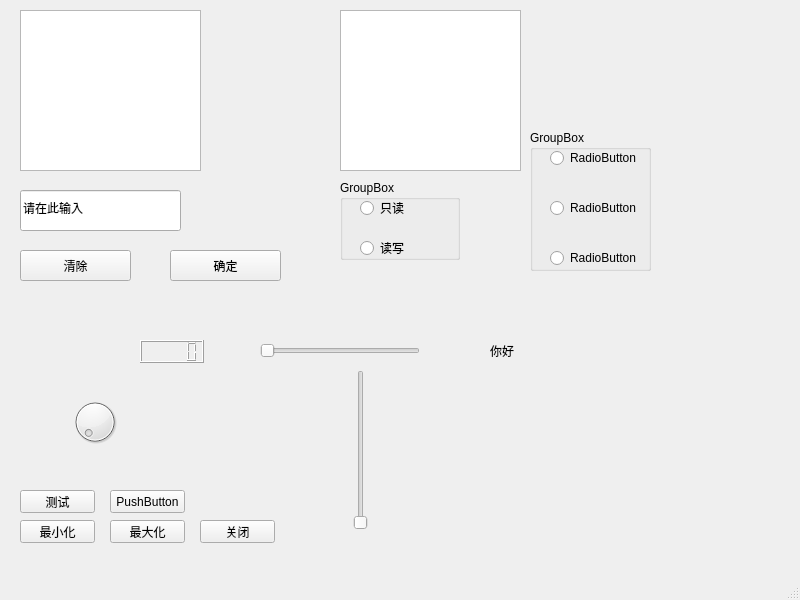
<?xml version="1.0" encoding="UTF-8"?>
<ui version="4.0">
 <class>MainWindow</class>
 <widget class="QMainWindow" name="MainWindow">
  <property name="geometry">
   <rect>
    <x>0</x>
    <y>0</y>
    <width>800</width>
    <height>600</height>
   </rect>
  </property>
  <property name="windowTitle">
   <string>MainWindow</string>
  </property>
  <widget class="QWidget" name="centralwidget">
   <widget class="QLabel" name="label">
    <property name="geometry">
     <rect>
      <x>490</x>
      <y>310</y>
      <width>161</width>
      <height>81</height>
     </rect>
    </property>
    <property name="text">
     <string>你好</string>
    </property>
   </widget>
   <widget class="QPushButton" name="pushButton">
    <property name="geometry">
     <rect>
      <x>200</x>
      <y>520</y>
      <width>75</width>
      <height>23</height>
     </rect>
    </property>
    <property name="text">
     <string>关闭</string>
    </property>
   </widget>
   <widget class="QPushButton" name="pushButton_2">
    <property name="geometry">
     <rect>
      <x>20</x>
      <y>520</y>
      <width>75</width>
      <height>23</height>
     </rect>
    </property>
    <property name="text">
     <string>最小化</string>
    </property>
   </widget>
   <widget class="QPushButton" name="pushButton_3">
    <property name="geometry">
     <rect>
      <x>110</x>
      <y>520</y>
      <width>75</width>
      <height>23</height>
     </rect>
    </property>
    <property name="text">
     <string>最大化</string>
    </property>
   </widget>
   <widget class="QPushButton" name="pushButton_4">
    <property name="geometry">
     <rect>
      <x>110</x>
      <y>490</y>
      <width>75</width>
      <height>23</height>
     </rect>
    </property>
    <property name="text">
     <string>PushButton</string>
    </property>
   </widget>
   <widget class="QPushButton" name="pushButton_5">
    <property name="geometry">
     <rect>
      <x>20</x>
      <y>490</y>
      <width>75</width>
      <height>23</height>
     </rect>
    </property>
    <property name="text">
     <string>测试</string>
    </property>
   </widget>
   <widget class="QLineEdit" name="lineEdit">
    <property name="geometry">
     <rect>
      <x>20</x>
      <y>190</y>
      <width>161</width>
      <height>41</height>
     </rect>
    </property>
    <property name="text">
     <string>请在此输入</string>
    </property>
    <property name="cursorPosition">
     <number>5</number>
    </property>
   </widget>
   <widget class="QPushButton" name="pushButton_6">
    <property name="geometry">
     <rect>
      <x>170</x>
      <y>250</y>
      <width>111</width>
      <height>31</height>
     </rect>
    </property>
    <property name="text">
     <string>确定</string>
    </property>
   </widget>
   <widget class="QTextBrowser" name="textBrowser">
    <property name="geometry">
     <rect>
      <x>20</x>
      <y>10</y>
      <width>181</width>
      <height>161</height>
     </rect>
    </property>
   </widget>
   <widget class="QPushButton" name="pushButton_7">
    <property name="geometry">
     <rect>
      <x>20</x>
      <y>250</y>
      <width>111</width>
      <height>31</height>
     </rect>
    </property>
    <property name="text">
     <string>清除</string>
    </property>
   </widget>
   <widget class="QTextBrowser" name="textBrowser_2">
    <property name="geometry">
     <rect>
      <x>340</x>
      <y>10</y>
      <width>181</width>
      <height>161</height>
     </rect>
    </property>
    <property name="html">
     <string>&lt;!DOCTYPE HTML PUBLIC &quot;-//W3C//DTD HTML 4.0//EN&quot; &quot;http://www.w3.org/TR/REC-html40/strict.dtd&quot;&gt;
&lt;html&gt;&lt;head&gt;&lt;meta name=&quot;qrichtext&quot; content=&quot;1&quot; /&gt;&lt;style type=&quot;text/css&quot;&gt;
p, li { white-space: pre-wrap; }
&lt;/style&gt;&lt;/head&gt;&lt;body style=&quot; font-family:'SimSun'; font-size:9pt; font-weight:400; font-style:normal;&quot;&gt;
&lt;p style=&quot;-qt-paragraph-type:empty; margin-top:0px; margin-bottom:0px; margin-left:0px; margin-right:0px; -qt-block-indent:0; text-indent:0px;&quot;&gt;&lt;br /&gt;&lt;/p&gt;&lt;/body&gt;&lt;/html&gt;</string>
    </property>
   </widget>
   <widget class="QGroupBox" name="groupBox">
    <property name="geometry">
     <rect>
      <x>340</x>
      <y>180</y>
      <width>120</width>
      <height>80</height>
     </rect>
    </property>
    <property name="title">
     <string>GroupBox</string>
    </property>
    <widget class="QRadioButton" name="radioButton_2">
     <property name="geometry">
      <rect>
       <x>20</x>
       <y>60</y>
       <width>89</width>
       <height>16</height>
      </rect>
     </property>
     <property name="text">
      <string>读写</string>
     </property>
    </widget>
    <widget class="QRadioButton" name="radioButton">
     <property name="geometry">
      <rect>
       <x>20</x>
       <y>20</y>
       <width>89</width>
       <height>16</height>
      </rect>
     </property>
     <property name="text">
      <string>只读</string>
     </property>
    </widget>
   </widget>
   <widget class="QGroupBox" name="groupBox_2">
    <property name="geometry">
     <rect>
      <x>530</x>
      <y>130</y>
      <width>121</width>
      <height>141</height>
     </rect>
    </property>
    <property name="title">
     <string>GroupBox</string>
    </property>
    <widget class="QRadioButton" name="radioButton_5">
     <property name="geometry">
      <rect>
       <x>20</x>
       <y>120</y>
       <width>89</width>
       <height>16</height>
      </rect>
     </property>
     <property name="text">
      <string>RadioButton</string>
     </property>
    </widget>
    <widget class="QRadioButton" name="radioButton_3">
     <property name="geometry">
      <rect>
       <x>20</x>
       <y>20</y>
       <width>89</width>
       <height>16</height>
      </rect>
     </property>
     <property name="text">
      <string>RadioButton</string>
     </property>
    </widget>
    <widget class="QRadioButton" name="radioButton_4">
     <property name="geometry">
      <rect>
       <x>20</x>
       <y>70</y>
       <width>89</width>
       <height>16</height>
      </rect>
     </property>
     <property name="text">
      <string>RadioButton</string>
     </property>
    </widget>
   </widget>
   <widget class="QSlider" name="horizontalSlider">
    <property name="geometry">
     <rect>
      <x>260</x>
      <y>340</y>
      <width>160</width>
      <height>22</height>
     </rect>
    </property>
    <property name="orientation">
     <enum>Qt::Horizontal</enum>
    </property>
   </widget>
   <widget class="QSlider" name="verticalSlider">
    <property name="geometry">
     <rect>
      <x>350</x>
      <y>370</y>
      <width>22</width>
      <height>160</height>
     </rect>
    </property>
    <property name="orientation">
     <enum>Qt::Vertical</enum>
    </property>
   </widget>
   <widget class="QLCDNumber" name="lcdNumber">
    <property name="geometry">
     <rect>
      <x>140</x>
      <y>340</y>
      <width>64</width>
      <height>23</height>
     </rect>
    </property>
    <property name="lineWidth">
     <number>1</number>
    </property>
   </widget>
   <widget class="QDial" name="dial">
    <property name="geometry">
     <rect>
      <x>70</x>
      <y>390</y>
      <width>50</width>
      <height>64</height>
     </rect>
    </property>
   </widget>
  </widget>
  <widget class="QMenuBar" name="menubar">
   <property name="geometry">
    <rect>
     <x>0</x>
     <y>0</y>
     <width>800</width>
     <height>23</height>
    </rect>
   </property>
  </widget>
  <widget class="QStatusBar" name="statusbar"/>
 </widget>
 <resources/>
 <connections>
  <connection>
   <sender>pushButton</sender>
   <signal>clicked()</signal>
   <receiver>MainWindow</receiver>
   <slot>close()</slot>
   <hints>
    <hint type="sourcelabel">
     <x>274</x>
     <y>543</y>
    </hint>
    <hint type="destinationlabel">
     <x>351</x>
     <y>313</y>
    </hint>
   </hints>
  </connection>
  <connection>
   <sender>pushButton_2</sender>
   <signal>clicked()</signal>
   <receiver>MainWindow</receiver>
   <slot>showMinimized()</slot>
   <hints>
    <hint type="sourcelabel">
     <x>94</x>
     <y>543</y>
    </hint>
    <hint type="destinationlabel">
     <x>86</x>
     <y>136</y>
    </hint>
   </hints>
  </connection>
  <connection>
   <sender>pushButton_3</sender>
   <signal>clicked()</signal>
   <receiver>label</receiver>
   <slot>clear()</slot>
   <hints>
    <hint type="sourcelabel">
     <x>146</x>
     <y>543</y>
    </hint>
    <hint type="destinationlabel">
     <x>543</x>
     <y>333</y>
    </hint>
   </hints>
  </connection>
  <connection>
   <sender>dial</sender>
   <signal>valueChanged(int)</signal>
   <receiver>dial</receiver>
   <slot>setValue(int)</slot>
   <hints>
    <hint type="sourcelabel">
     <x>87</x>
     <y>445</y>
    </hint>
    <hint type="destinationlabel">
     <x>87</x>
     <y>445</y>
    </hint>
   </hints>
  </connection>
  <connection>
   <sender>dial</sender>
   <signal>valueChanged(int)</signal>
   <receiver>lcdNumber</receiver>
   <slot>display(int)</slot>
   <hints>
    <hint type="sourcelabel">
     <x>77</x>
     <y>443</y>
    </hint>
    <hint type="destinationlabel">
     <x>178</x>
     <y>365</y>
    </hint>
   </hints>
  </connection>
  <connection>
   <sender>dial</sender>
   <signal>valueChanged(int)</signal>
   <receiver>MainWindow</receiver>
   <slot>PrintValue()</slot>
   <hints>
    <hint type="sourcelabel">
     <x>97</x>
     <y>424</y>
    </hint>
    <hint type="destinationlabel">
     <x>108</x>
     <y>406</y>
    </hint>
   </hints>
  </connection>
  <connection>
   <sender>horizontalSlider</sender>
   <signal>valueChanged(int)</signal>
   <receiver>MainWindow</receiver>
   <slot>SetSize()</slot>
   <hints>
    <hint type="sourcelabel">
     <x>337</x>
     <y>372</y>
    </hint>
    <hint type="destinationlabel">
     <x>405</x>
     <y>348</y>
    </hint>
   </hints>
  </connection>
 </connections>
 <slots>
  <slot>PrintValue()</slot>
  <slot>SetSize()</slot>
 </slots>
</ui>
